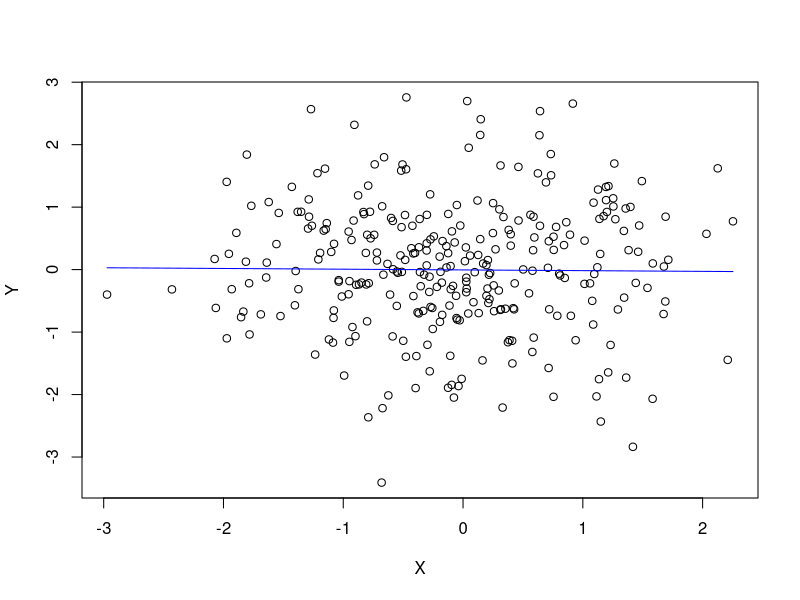

Here is the R script that generated this plot:
linreg <- function(X,Y)
{
	plot(X,Y);
	sumA = 0;
	sumB = 0;
	sumC = 0;
	sumASquare = 0;
	detAFirst = 0;
	detASecond = 0;
	a = 0;
	for(i in 1:length(X))
	{
		sumA = sumA + X[i] * Y[i];
		sumB = sumB + X[i];
		sumC = sumC + Y[i];
		sumASquare = sumASquare + X[i]^2;
	}
	sumB = -sumB;
	detAFirst = sumA * length(X) - sumC * sumB;
	detASecond = sumASquare * length(X) - (-sumB) * sumB;
	a = detAFirst / detASecond;

	detBFirst = -sumB * sumC - (-sumB) * sumA;
	detBSecond = sumASquare * length(X) - (-sumB) * sumB;
	b = detBFirst / detBSecond;
	
	lines(X, a*X+b, type = "l", lty = 1, col="blue")
}

X = rnorm(300);
Y = rnorm(300);
linreg(X,Y);